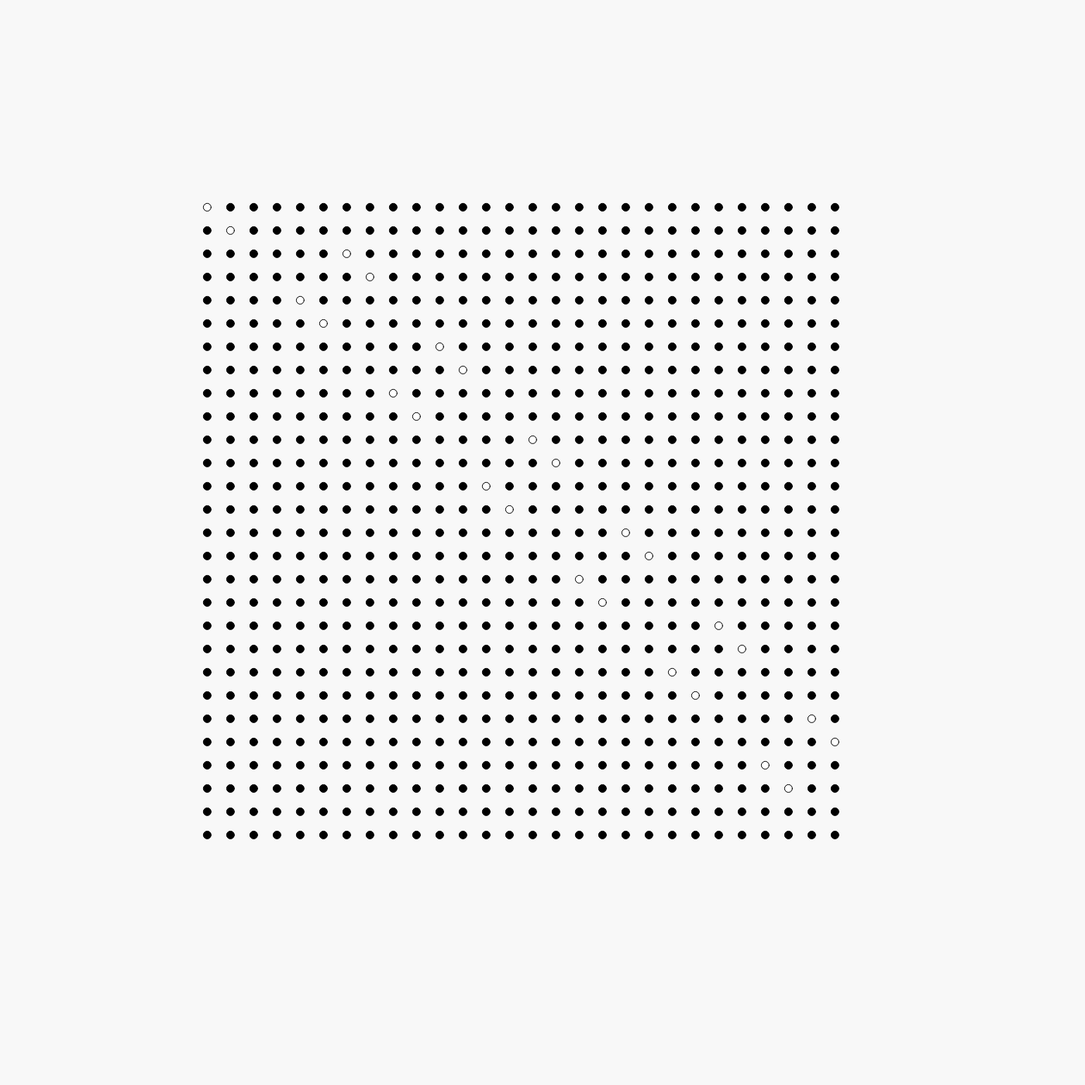
Frame 1 (no input)
Frame 60 (no input): identical to frame 1, image omitted
Frame 120 (the mouse pressed at the canvas centre since frame 60): identical to frame 1, image omitted

The p5.js sketch that drew this single still picture (run headless with seeded random() and noise() and a simulated clock; from frame 60 on, the mouse is pressed at the canvas centre):

// p5.js sketch
// ── sketch.js

let grid;

function setup () {

    createCanvas(1400, 1400);

    grid = new PointGrid(width/2, height/2);

    frameRate(30);
}


let angle = 1.3;
function draw () {

    background("#f8f8f8");
    smooth();
    noFill();

    grid.show();

}

function drawPointGrid () {

    let dist      = 30;
    let gridWidth = width*0.618;
    let n_points  = floor(gridWidth/dist);

    let startX = width/2 - gridWidth/2;
    let startY = height/2 - gridWidth/2;

    for (let x = 0; x < n_points; x++) {
        for (let y = 0; y < n_points; y++) {
            drawPoint(startX + x * dist, startY + y * dist)
        }
    }
}


function drawPoint (x, y) {
    let pointDia = 10;
    circle(x, y, pointDia);
}

class PointGrid {

    constructor (x, y, gWidth = width*0.618, pointDist = 30) {

        this.x         = x;
        this.y         = y;
        this.width     = gWidth;
        this.pointDist = pointDist;

        this.nPoints = floor(this.width / this.pointDist);

        this.pointArray = [];

        this.initPoints();

    }

    initPoints () {
        for (let i = 0; i < this.nPoints; i++) {
            this.pointArray[i] = [];
        }

        for (let i = 0; i < this.nPoints; i++) {

            let px = this.x + i * this.pointDist - this.width / 2;

            for (let n = 0; n < this.nPoints; n++) {

                let py = this.x + n * this.pointDist - this.width/2;
                let color = "#212121";

                if (n == i) {
                    color = "#ff0000";
                }

                this.pointArray[i][n] = {point: createVector(px, py), color:color};
            }
        }

    }

    show () {

        this.evalFunction();

        this.pointArray.forEach(arr => {
            arr.forEach(point => {
                push();
                stroke(point.color);
                fill(point.color);
                drawPoint(point.point.x, point.point.y);
                pop();
            });
        });

    }

    evalFunction () {

        for (let i = 0; i < this.nPoints; i++) {
            for (let n = 0; n < this.nPoints; n++) {

                let z = this.fun(i, n);
                let maxZ = this.fun(this.nPoints, this.nPoints);

                let color = map(z, 0, maxZ,  255, 0);

                this.pointArray[i][n].color = color;

            }
        }

    }

    fun (x, y) {
        return x^2 + y^2;
    }

}
